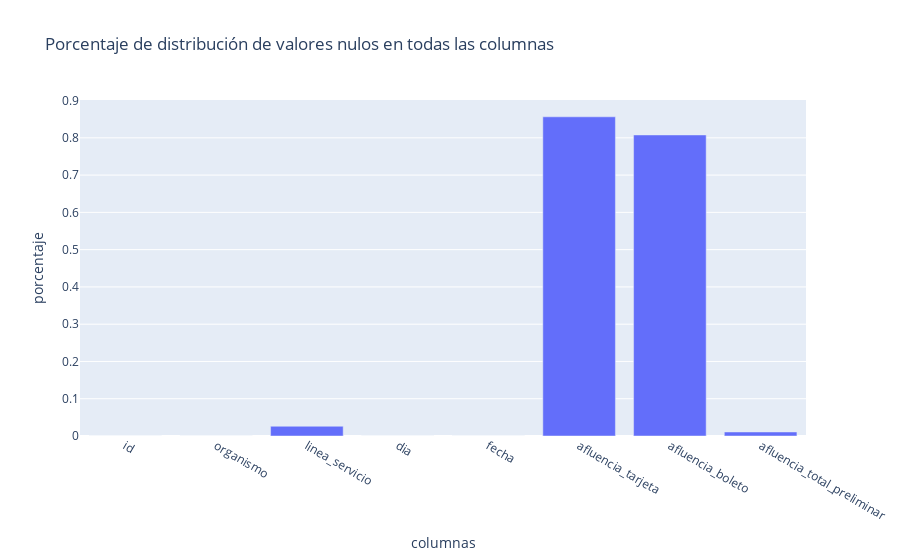

The notebook cell this image was saved under:
### Markdown cell above
Realizar una gráfica de barras de los datos nulos con la librería Plotly

### Code cell
basic_plotly_bars (
    df_percent_missing_data, 
    'columnas', 
    'porcentaje', 
    "Porcentaje de distribución de valores nulos en todas las columnas"
)

### Figure 1 — Plotly figure (JSON) as saved in the notebook; plotly's stock layout.template omitted (floating-point values rounded to 4 significant figures)
{"data": [{"alignmentgroup": "True", "hovertemplate": "columnas=%{x}<br>porcentaje=%{y}<extra></extra>", "legendgroup": "", "marker": {"color": "#636efa", "pattern": {"shape": ""}}, "name": "", "offsetgroup": "", "orientation": "v", "showlegend": false, "textposition": "auto", "type": "bar", "x": ["id", "organismo", "linea_servicio", "dia", "fecha", "afluencia_tarjeta", "afluencia_boleto", "afluencia_total_preliminar"], "xaxis": "x", "y": [0, 0, 0.02613, 0, 0, 0.8564, 0.8077, 0.01079], "yaxis": "y"}], "layout": {"barmode": "relative", "legend": {"tracegroupgap": 0}, "title": {"text": "Porcentaje de distribución de valores nulos en todas las columnas"}, "xaxis": {"anchor": "y", "domain": [0, 1], "title": {"text": "columnas"}}, "yaxis": {"anchor": "x", "domain": [0, 1], "title": {"text": "porcentaje"}}}}
